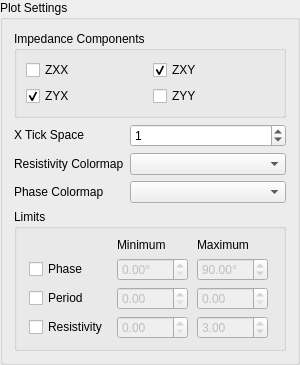
<?xml version="1.0" encoding="UTF-8"?>
<ui version="4.0">
 <class>GroupBox_plot_control_resistivity_phase_pseudo_section</class>
 <widget class="QGroupBox" name="GroupBox_plot_control_resistivity_phase_pseudo_section">
  <property name="geometry">
   <rect>
    <x>0</x>
    <y>0</y>
    <width>300</width>
    <height>314</height>
   </rect>
  </property>
  <property name="sizePolicy">
   <sizepolicy hsizetype="Minimum" vsizetype="Fixed">
    <horstretch>0</horstretch>
    <verstretch>0</verstretch>
   </sizepolicy>
  </property>
  <property name="windowTitle">
   <string>GroupBox</string>
  </property>
  <property name="title">
   <string>Plot Settings</string>
  </property>
  <layout class="QGridLayout" name="gridLayout">
   <item row="3" column="0">
    <widget class="QLabel" name="label">
     <property name="sizePolicy">
      <sizepolicy hsizetype="Fixed" vsizetype="Fixed">
       <horstretch>0</horstretch>
       <verstretch>0</verstretch>
      </sizepolicy>
     </property>
     <property name="toolTip">
      <string>&lt;html&gt;&lt;head/&gt;&lt;body&gt;&lt;p&gt;Interger telling at what interval to place station names as the tick labels, in case they are closely spaced&lt;/p&gt;&lt;/body&gt;&lt;/html&gt;</string>
     </property>
     <property name="text">
      <string>X Tick Space</string>
     </property>
     <property name="buddy">
      <cstring>spinBox_tickspace</cstring>
     </property>
    </widget>
   </item>
   <item row="4" column="0">
    <widget class="QLabel" name="label_2">
     <property name="sizePolicy">
      <sizepolicy hsizetype="Fixed" vsizetype="Fixed">
       <horstretch>0</horstretch>
       <verstretch>0</verstretch>
      </sizepolicy>
     </property>
     <property name="text">
      <string>Resistivity Colormap</string>
     </property>
    </widget>
   </item>
   <item row="7" column="0" colspan="2">
    <widget class="QGroupBox" name="groupBox_limits">
     <property name="sizePolicy">
      <sizepolicy hsizetype="Preferred" vsizetype="Fixed">
       <horstretch>0</horstretch>
       <verstretch>0</verstretch>
      </sizepolicy>
     </property>
     <property name="title">
      <string>Limits</string>
     </property>
     <property name="flat">
      <bool>true</bool>
     </property>
     <layout class="QGridLayout" name="gridLayout_2">
      <item row="3" column="2">
       <widget class="QDoubleSpinBox" name="doubleSpinBox_res_max">
        <property name="enabled">
         <bool>false</bool>
        </property>
        <property name="sizePolicy">
         <sizepolicy hsizetype="Preferred" vsizetype="Fixed">
          <horstretch>0</horstretch>
          <verstretch>0</verstretch>
         </sizepolicy>
        </property>
        <property name="toolTip">
         <string>&lt;html&gt;&lt;head/&gt;&lt;body&gt;&lt;p&gt;limits on resistivity in log scale&lt;/p&gt;&lt;/body&gt;&lt;/html&gt;</string>
        </property>
        <property name="maximum">
         <double>2646.000000000000000</double>
        </property>
        <property name="value">
         <double>3.000000000000000</double>
        </property>
       </widget>
      </item>
      <item row="2" column="0">
       <widget class="QCheckBox" name="checkBox_period">
        <property name="sizePolicy">
         <sizepolicy hsizetype="Fixed" vsizetype="Fixed">
          <horstretch>0</horstretch>
          <verstretch>0</verstretch>
         </sizepolicy>
        </property>
        <property name="toolTip">
         <string>&lt;html&gt;&lt;head/&gt;&lt;body&gt;&lt;p&gt;limits on th eplotting period in a linear scale&lt;/p&gt;&lt;/body&gt;&lt;/html&gt;</string>
        </property>
        <property name="text">
         <string>Period</string>
        </property>
       </widget>
      </item>
      <item row="0" column="2">
       <widget class="QLabel" name="label_4">
        <property name="sizePolicy">
         <sizepolicy hsizetype="Fixed" vsizetype="Fixed">
          <horstretch>0</horstretch>
          <verstretch>0</verstretch>
         </sizepolicy>
        </property>
        <property name="text">
         <string>Maximum</string>
        </property>
       </widget>
      </item>
      <item row="1" column="2">
       <widget class="QDoubleSpinBox" name="doubleSpinBox_phase_max">
        <property name="enabled">
         <bool>false</bool>
        </property>
        <property name="sizePolicy">
         <sizepolicy hsizetype="Preferred" vsizetype="Fixed">
          <horstretch>0</horstretch>
          <verstretch>0</verstretch>
         </sizepolicy>
        </property>
        <property name="toolTip">
         <string>&lt;html&gt;&lt;head/&gt;&lt;body&gt;&lt;p&gt;minimum and maximum phase in degrees for coloring&lt;/p&gt;&lt;/body&gt;&lt;/html&gt;</string>
        </property>
        <property name="suffix">
         <string>°</string>
        </property>
        <property name="maximum">
         <double>360.000000000000000</double>
        </property>
        <property name="value">
         <double>90.000000000000000</double>
        </property>
       </widget>
      </item>
      <item row="2" column="2">
       <widget class="QDoubleSpinBox" name="doubleSpinBox_period_max">
        <property name="enabled">
         <bool>false</bool>
        </property>
        <property name="sizePolicy">
         <sizepolicy hsizetype="Preferred" vsizetype="Fixed">
          <horstretch>0</horstretch>
          <verstretch>0</verstretch>
         </sizepolicy>
        </property>
        <property name="toolTip">
         <string>&lt;html&gt;&lt;head/&gt;&lt;body&gt;&lt;p&gt;limits on th eplotting period in a linear scale&lt;/p&gt;&lt;/body&gt;&lt;/html&gt;</string>
        </property>
        <property name="suffix">
         <string/>
        </property>
        <property name="maximum">
         <double>100.000000000000000</double>
        </property>
       </widget>
      </item>
      <item row="1" column="0">
       <widget class="QCheckBox" name="checkBox_phase">
        <property name="sizePolicy">
         <sizepolicy hsizetype="Fixed" vsizetype="Fixed">
          <horstretch>0</horstretch>
          <verstretch>0</verstretch>
         </sizepolicy>
        </property>
        <property name="toolTip">
         <string>&lt;html&gt;&lt;head/&gt;&lt;body&gt;&lt;p&gt;minimum and maximum phase in degrees for coloring&lt;/p&gt;&lt;/body&gt;&lt;/html&gt;</string>
        </property>
        <property name="text">
         <string>Phase</string>
        </property>
       </widget>
      </item>
      <item row="1" column="1">
       <widget class="QDoubleSpinBox" name="doubleSpinBox_phase_min">
        <property name="enabled">
         <bool>false</bool>
        </property>
        <property name="sizePolicy">
         <sizepolicy hsizetype="Preferred" vsizetype="Fixed">
          <horstretch>0</horstretch>
          <verstretch>0</verstretch>
         </sizepolicy>
        </property>
        <property name="toolTip">
         <string>&lt;html&gt;&lt;head/&gt;&lt;body&gt;&lt;p&gt;minimum and maximum phase in degrees for coloring&lt;/p&gt;&lt;/body&gt;&lt;/html&gt;</string>
        </property>
        <property name="suffix">
         <string>°</string>
        </property>
        <property name="maximum">
         <double>360.000000000000000</double>
        </property>
       </widget>
      </item>
      <item row="0" column="1">
       <widget class="QLabel" name="label_3">
        <property name="sizePolicy">
         <sizepolicy hsizetype="Fixed" vsizetype="Fixed">
          <horstretch>0</horstretch>
          <verstretch>0</verstretch>
         </sizepolicy>
        </property>
        <property name="text">
         <string>Minimum</string>
        </property>
       </widget>
      </item>
      <item row="2" column="1">
       <widget class="QDoubleSpinBox" name="doubleSpinBox_period_min">
        <property name="enabled">
         <bool>false</bool>
        </property>
        <property name="sizePolicy">
         <sizepolicy hsizetype="Preferred" vsizetype="Fixed">
          <horstretch>0</horstretch>
          <verstretch>0</verstretch>
         </sizepolicy>
        </property>
        <property name="toolTip">
         <string>&lt;html&gt;&lt;head/&gt;&lt;body&gt;&lt;p&gt;limits on th eplotting period in a linear scale&lt;/p&gt;&lt;/body&gt;&lt;/html&gt;</string>
        </property>
        <property name="suffix">
         <string/>
        </property>
        <property name="maximum">
         <double>100.000000000000000</double>
        </property>
       </widget>
      </item>
      <item row="3" column="0">
       <widget class="QCheckBox" name="checkBox_resistivity">
        <property name="toolTip">
         <string>&lt;html&gt;&lt;head/&gt;&lt;body&gt;&lt;p&gt;limits on resistivity in log scale&lt;/p&gt;&lt;/body&gt;&lt;/html&gt;</string>
        </property>
        <property name="text">
         <string>Resistivity</string>
        </property>
       </widget>
      </item>
      <item row="3" column="1">
       <widget class="QDoubleSpinBox" name="doubleSpinBox_res_min">
        <property name="enabled">
         <bool>false</bool>
        </property>
        <property name="sizePolicy">
         <sizepolicy hsizetype="Preferred" vsizetype="Fixed">
          <horstretch>0</horstretch>
          <verstretch>0</verstretch>
         </sizepolicy>
        </property>
        <property name="toolTip">
         <string>&lt;html&gt;&lt;head/&gt;&lt;body&gt;&lt;p&gt;limits on resistivity in log scale&lt;/p&gt;&lt;/body&gt;&lt;/html&gt;</string>
        </property>
        <property name="maximum">
         <double>2646.000000000000000</double>
        </property>
       </widget>
      </item>
     </layout>
    </widget>
   </item>
   <item row="4" column="1">
    <widget class="QComboBox" name="comboBox_res_cmap">
     <property name="enabled">
      <bool>true</bool>
     </property>
    </widget>
   </item>
   <item row="3" column="1">
    <widget class="QSpinBox" name="spinBox_tickspace">
     <property name="enabled">
      <bool>true</bool>
     </property>
     <property name="toolTip">
      <string>&lt;html&gt;&lt;head/&gt;&lt;body&gt;&lt;p&gt;Interger telling at what interval to place station names as the tick labels, in case they are closely spaced&lt;/p&gt;&lt;/body&gt;&lt;/html&gt;</string>
     </property>
     <property name="value">
      <number>1</number>
     </property>
    </widget>
   </item>
   <item row="5" column="0">
    <widget class="QLabel" name="label_5">
     <property name="sizePolicy">
      <sizepolicy hsizetype="Fixed" vsizetype="Fixed">
       <horstretch>0</horstretch>
       <verstretch>0</verstretch>
      </sizepolicy>
     </property>
     <property name="text">
      <string>Phase Colormap</string>
     </property>
    </widget>
   </item>
   <item row="5" column="1">
    <widget class="QComboBox" name="comboBox_phase_cmap"/>
   </item>
   <item row="0" column="0" rowspan="3" colspan="2">
    <widget class="QGroupBox" name="groupBox">
     <property name="sizePolicy">
      <sizepolicy hsizetype="Preferred" vsizetype="Fixed">
       <horstretch>0</horstretch>
       <verstretch>0</verstretch>
      </sizepolicy>
     </property>
     <property name="title">
      <string>Impedance Components</string>
     </property>
     <property name="checked">
      <bool>false</bool>
     </property>
     <layout class="QGridLayout" name="gridLayout_3">
      <item row="0" column="1">
       <widget class="QCheckBox" name="checkBox_zxy">
        <property name="text">
         <string>ZXY</string>
        </property>
        <property name="checked">
         <bool>true</bool>
        </property>
       </widget>
      </item>
      <item row="1" column="0">
       <widget class="QCheckBox" name="checkBox_zyx">
        <property name="text">
         <string>ZYX</string>
        </property>
        <property name="checked">
         <bool>true</bool>
        </property>
       </widget>
      </item>
      <item row="1" column="1">
       <widget class="QCheckBox" name="checkBox_zyy">
        <property name="text">
         <string>ZYY</string>
        </property>
       </widget>
      </item>
      <item row="0" column="0">
       <widget class="QCheckBox" name="checkBox_zxx">
        <property name="text">
         <string>ZXX</string>
        </property>
       </widget>
      </item>
     </layout>
    </widget>
   </item>
  </layout>
 </widget>
 <resources/>
 <connections/>
</ui>
